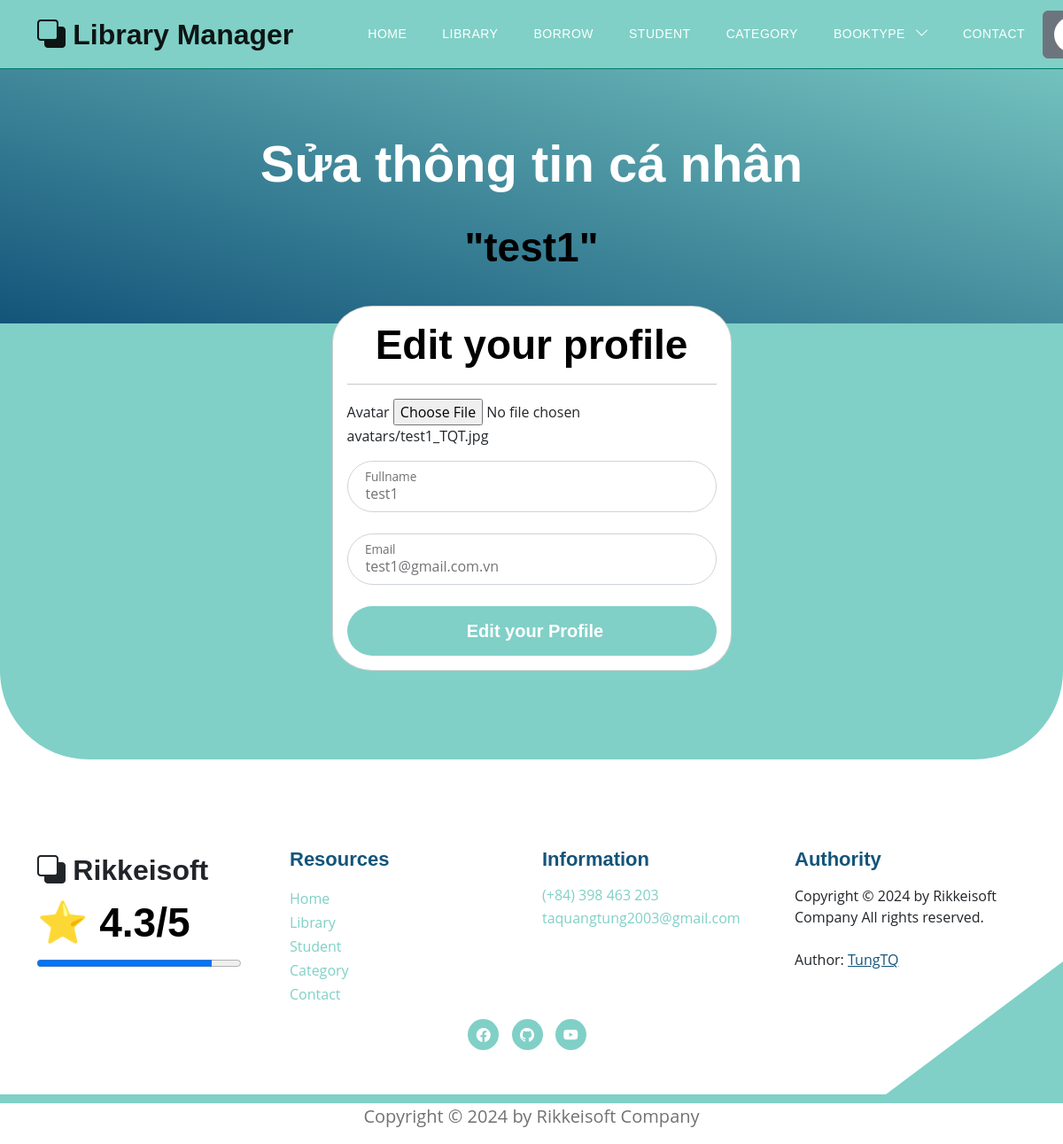
The page /users/update_user (signed in) on the database its author committed.
### models.py (models this page shows)
class User(Base):
    __tablename__ = 'users'
    username = Column(String(30), primary_key=True, unique=True, index=True)
    fullname = Column(String(100), index=True)
    email = Column(String(100), index=True)
    password = Column(String(100), index=True)
    role = Column(Integer, index=True)
    delete_flag = Column(Integer, index=True)
    avatar = Column(String(500), index=True, nullable=True)     # Trường thông tin avatar
    books = relationship("Book", back_populates="user")
    comments = relationship("CommentBook", back_populates="usercomment")
    join_requests = relationship('JoinAdmin', back_populates='user')

### routers/student.py (the view)
@router.get('/users/update_user', response_class=HTMLResponse)
async def get_edit_user(request: Request, token: str = Cookie(None), db: Session = Depends(models.get_db)):
    if token:
        mean_star = function.get_mean_star(db)
        all_category2 = db.query(models.Category).filter(models.Category.delete_flag != 1).all()
        decodeJSON = jwt.decode(token, "secret", algorithms=["HS256"])
        username = decodeJSON["username"]
        user = function.get_user(db, username)
        if user:
            return templates.TemplateResponse("accounts/edit_avatar.html", {"request": request,
                                                                   "user": user,
                                                                   "mean_star": mean_star,
                                                                   "all_category2": all_category2})
        else:
            return templates.TemplateResponse("errors/not_permit_access.html", {"request": request,
                                                                         "mean_star": mean_star,
                                                                         "error": "Không có quyền thay đổi trang cá nhân!"})
    else:
        return templates.TemplateResponse("errors/error_template.html", {"request": request,
                                                                  "mean_star": mean_star,
                                                                  "error": "Page Not Found"})

### templates/accounts/edit_avatar.html (shortened to what this page needs)
{% extends "base.html" %}
{% block content %}
<section class="hero-section d-flex justify-content-center align-items-center" id="section_1"
    style="padding-bottom: 50px;">
    <div class="container">
        <div class="row">
            <div class="col-lg-8 col-12 mx-auto">
                <h1 class="text-white text-center"> Sửa thông tin cá nhân </h1>
                <br>
                <h2 class="text-center"> "{{user.username}}" </h2>
            </div>
        </div>
    </div>
</section>
<section class="featured-section">
    <div class="container">
        <div class="row justify-content-center">
            <div class="col-lg-5 col-md-7 col-12" style="padding-top: 80px;">
                <div class="card" style="border-radius: 10%;">
                    <div class="card-body">
                        <h2 class="card-title text-center"> Edit your profile </h2>
                        <hr>
                        <form action="/users/update_user" method="post" class="custom-form" role="form" enctype="multipart/form-data">
                            <div class="form-group mb-3">
                                <label for="avatar">Avatar</label>
                                <input type="file" class="form-control-file" id="avatar" name="avatar" value="{{user.avatar}}"> {{user.avatar}}
                            </div>
                            <div class="form-floating mb-3">
                                <input type="text" name="fullname" id="fullname" class="form-control" required=""
                                    placeholder="Fullname" value="{{user.fullname}}">
                                <label for="fullname"> Fullname </label>
                            </div>
                            <div class="form-floating mb-3">
                                <input type="text" name="email" id="email" class="form-control" required=""
                                    placeholder="Email" value="{{user.email}}">
                                <label for="email"> Email </label>
                            </div>
                            <button type="submit" class="form-control btn btn-primary"> Edit your Profile </button>
                        </form>
                    </div>
                </div>
            </div>
        </div>
    </div>
</section>
{% endblock content %}

### static/css/templatemo-topic-listing.css (style rules this page uses)
:root { --white-color: #ffffff; --primary-color: #13547a; --secondary-color: #80d0c7; --section-bg-color: #f0f8ff; --custom-btn-bg-color: #80d0c7; --custom-btn-bg-hover-color: #13547a; --dark-color: #000000; --p-color: #717275; --border-color: #7fffd4; --link-hover-color: #13547a; --body-font-family: 'Open Sans', sans-serif; --title-font-family: 'Montserrat', sans-serif; --h1-font-size: 58px; --h2-font-size: 46px; --h3-font-size: 32px; --h4-font-size: 28px; --h5-font-size: 24px; --h6-font-size: 22px; --p-font-size: 20px; --menu-font-size: 14px; --btn-font-size: 18px; --copyright-font-size: 16px; --border-radius-large: 100px; --border-radius-medium: 20px; --border-radius-small: 10px; --font-weight-normal: 400; --font-weight-medium: 500; --font-weight-semibold: 600; --font-weight-bold: 700; }
body { background-color: var(--white-color); font-family: var(--body-font-family); }
h2, h3, h4, h5, h6 { color: var(--dark-color); }
h1, h2, h3, h4, h5, h6 { font-family: var(--title-font-family); font-weight: var(--font-weight-semibold); }
h1 { font-size: var(--h1-font-size); font-weight: var(--font-weight-bold); }
h2 { font-size: var(--h2-font-size); font-weight: var(--font-weight-bold); }
a, button { touch-action: manipulation; transition: all 0.3s; }
.hero-section { background-image: linear-gradient(15deg, #13547a 0%, #80d0c7 100%); position: relative; overflow: hidden; padding-top: 150px; padding-bottom: 150px; }
.featured-section { background-color: var(--secondary-color); border-radius: 0 0 100px 100px; padding-bottom: 100px; }
.featured-section .row { position: relative; bottom: 100px; margin-bottom: -100px; }
.custom-form .form-control { border-radius: var(--border-radius-large); color: var(--p-color); margin-bottom: 24px; padding-top: 13px; padding-bottom: 13px; padding-left: 20px; outline: none; }
.form-floating>label { padding-left: 20px; }
.custom-form button[type="submit"] { background: var(--custom-btn-bg-color); border: none; border-radius: var(--border-radius-large); color: var(--white-color); font-family: var(--title-font-family); font-size: var(--p-font-size); font-weight: var(--font-weight-semibold); transition: all 0.3s; margin-bottom: 0; }

### rows shown on the page
User: username "test1", avatar "avatars/test1_TQT.jpg", fullname "test1", email "test1@gmail.com.vn"

### other values the page prints
{{ mean_star }} "4.3"
